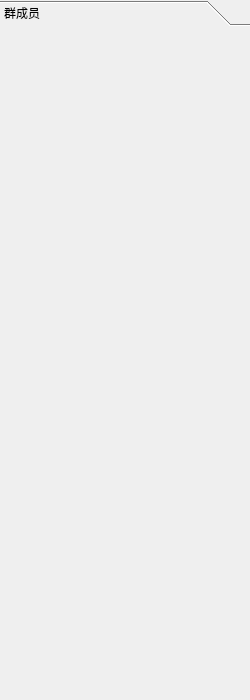
<?xml version="1.0" encoding="UTF-8"?>
<ui version="4.0">
 <class>DialogList</class>
 <widget class="QWidget" name="DialogList">
  <property name="geometry">
   <rect>
    <x>0</x>
    <y>0</y>
    <width>250</width>
    <height>700</height>
   </rect>
  </property>
  <property name="windowTitle">
   <string>Form</string>
  </property>
  <layout class="QVBoxLayout" name="verticalLayout_2">
   <property name="spacing">
    <number>6</number>
   </property>
   <property name="leftMargin">
    <number>0</number>
   </property>
   <property name="topMargin">
    <number>0</number>
   </property>
   <property name="rightMargin">
    <number>0</number>
   </property>
   <property name="bottomMargin">
    <number>0</number>
   </property>
   <item>
    <widget class="QToolBox" name="toolBox">
     <property name="currentIndex">
      <number>0</number>
     </property>
     <widget class="QWidget" name="page">
      <property name="geometry">
       <rect>
        <x>0</x>
        <y>0</y>
        <width>250</width>
        <height>670</height>
       </rect>
      </property>
      <attribute name="label">
       <string>群成员</string>
      </attribute>
      <layout class="QVBoxLayout" name="vLayout"/>
     </widget>
    </widget>
   </item>
  </layout>
 </widget>
 <resources/>
 <connections/>
</ui>
